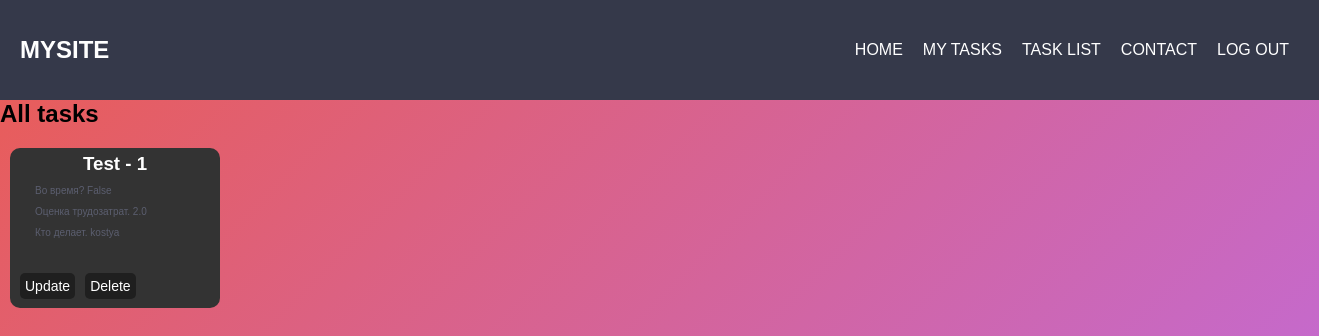
The app's page /tasks/list/ (signed in), older data.
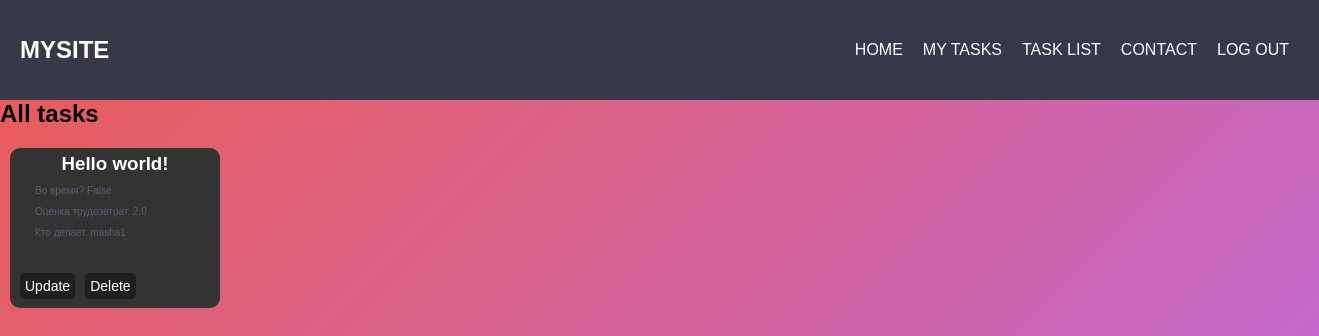
The same page, newer data.
### tasks/models.py (models this page shows, shortened)
class Tasks(models.Model):
	user = models.ForeignKey(settings.AUTH_USER_MODEL, on_delete=models.CASCADE, verbose_name="Пользователь")
	title = models.CharField(max_length=500, null=True, blank=True, verbose_name="Заголовок")
	creationdate = models.DateTimeField(auto_now_add=True, verbose_name="Дата создания")
	datetime_start = models.DateTimeField(null=True, blank=True, verbose_name="Время начала")
	datetime_end = models.DateTimeField(null=True, blank=True, verbose_name="Время окончания")
	need_hours = models.FloatField(null=True, blank=True, verbose_name="Необходимое время")
	spent_hours = models.IntegerField(null=True, blank=True, verbose_name="Затраченое время")
	in_time = models.BooleanField(default=False, verbose_name="Во время?")
	comments = models.TextField(null=True, blank=True, verbose_name="Комментарии")
	closed = models.BooleanField(default=False, null=True, blank=True, verbose_name="Закрыта ли задача")
	class Meta:
		verbose_name = "Задание"
		verbose_name_plural = "Задания"
	def get_delete_url(self):
		return "/tasks/{}/delete".format(self.pk)
	def get_update_url(self):
		return "/tasks/{}/update".format(self.pk)

### tasks/views.py (the view)
# urls.py: path('list/', list_view, name='tasks_list'),
def list_view(request):
	tasks = Tasks.objects.all()
	context = {
		'objects_list': tasks,
	}
	return render(request, "tasks/list.html" ,context)

### tasks/templates/tasks/list.html
{% extends 'base.html' %}
{% block content %}
	<h2>All tasks</h2>
	<div class="list-form">
		<ul>
			{% for object in objects_list %}
				<li>
					<div id="task-form">
						<div class="task-title"><h3>{{ object.title }}<h3></div>
						<div class="task-intime"><p>Во время? {{ object.in_time }}</p></div>
						<div class="task-need_hours"><p>Оценка трудозатрат. {{ object.need_hours }}</p></div>
						<div class="task-user"><p>Кто делает. {{ object.user }}</p></div>
						<a href="{{ object.get_update_url }}">
							<button class="btn-upd">Update</button>
						</a>
						<a href="{{ object.get_delete_url }}">
							<button class="btn-del">Delete</button>
						</a>
					</div>
				</li>
			{% endfor %}
		</ul>
	</div>
{% endblock %}

Row changes from the older to the newer data that the page shows:
removed Tasks: title "Test - 1", in_time "False", need_hours "2.0", user "kostya"
added Tasks: title "Hello world!", in_time "False", need_hours "2.0", user "masha1"
